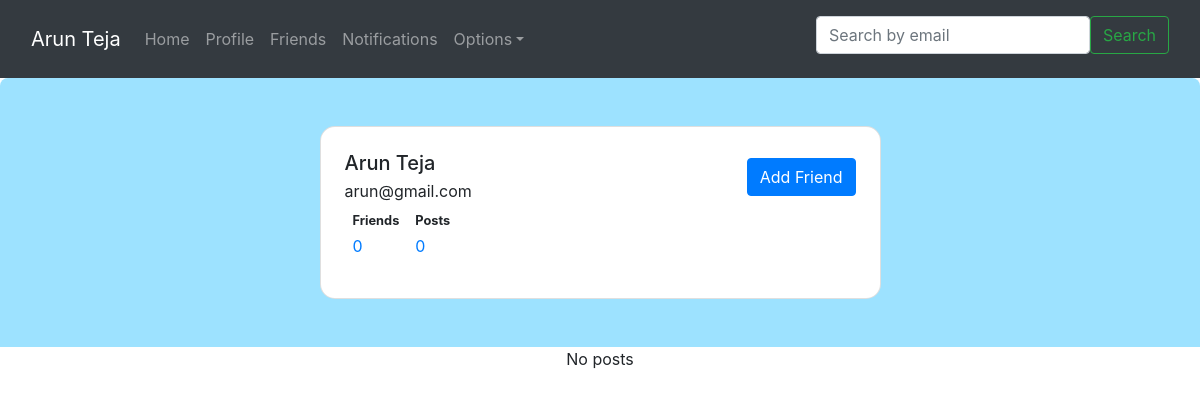
Page /profile/8/ (signed in) on the earlier database version.
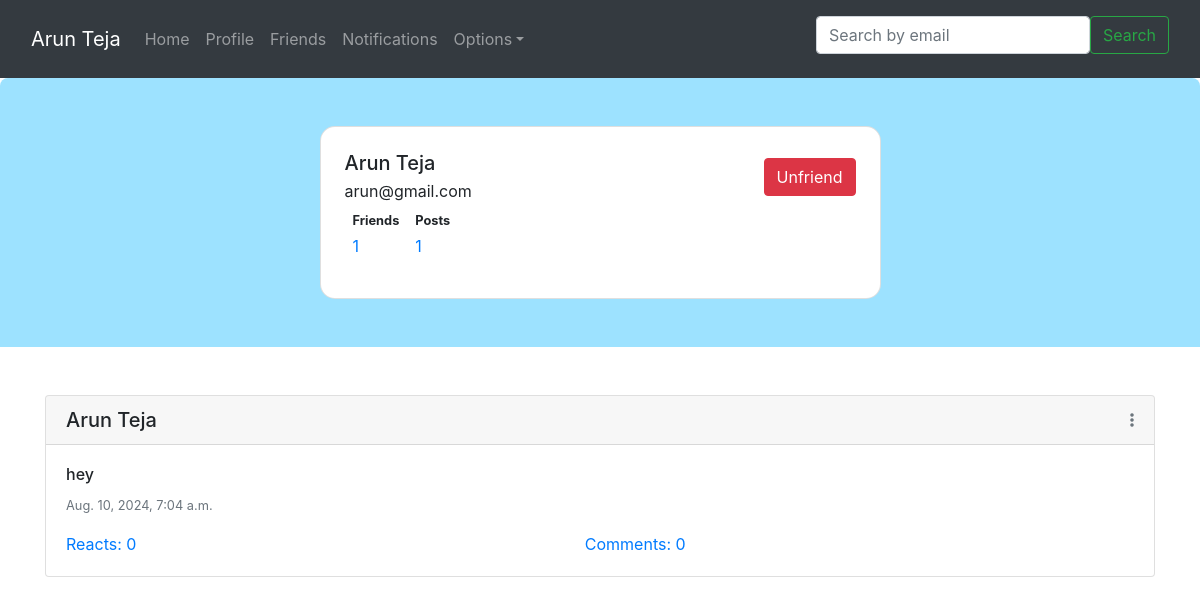
Same page on the later database version.
### Quotes/models.py (models this page shows, shortened)
class Posts(models.Model):
    user = models.ForeignKey(User, on_delete=models.CASCADE, related_name='posts')
    content = models.TextField()
    created_at = models.DateTimeField(auto_now_add=True)
    reactors = models.ManyToManyField(User, related_name='reacted_users', blank=True)
    comments = models.ManyToManyField(Comments, related_name='reacted_users', blank=True)
    def get_reacts_count(self):
        return len(self.reactors.all())
    def get_comments_count(self):
        return len(self.comments.all())

### Quotes/views.py (the view)
# urls.py: path('profile/<int:user_id>/', Profile, name = 'profile_with_id'),
@login_required(login_url= '/auth/login/')
def Profile(request, user_id = None):
    try:
        if user_id == None or user_id == request.user.id:
            user = User.objects.filter(email = request.user.email).first()
            posts = Posts.objects.filter(user = user).all().order_by('-created_at')
            context = {"name": request.user.get_full_name(),
            "username": request.user.username,
            "email": request.user.email,
            "posts": posts,
            "friends": FriendsList.objects.filter(user = user).first().friends.all()
            }
            return render(request, 'my_profile.html', context)
        else:
            user = User.objects.filter(id = user_id).first()
            are_friends =  FriendsList.objects.filter(user = request.user).first().are_friends(user)
            return render(request, 'profile_template.html', { "friends": FriendsList.objects.filter(user = user).first().friends.all(),
                'name': user.get_full_name(), "username": user.username, "email": user.email, "posts": Posts.objects.filter(user = user).all().order_by('-created_at'), "are_friends": are_friends, "friend_id": user_id})
    except Exception as e:
        return HttpResponse("User not found")

### Quotes/models.py (called while the page is built)
    def is_friend(self, friend):
        if friend in self.friends.all():
            return True
        return False

    def are_friends(self, friends_collection):
        if friends_collection is None:
            return False
        if isinstance(friends_collection, User):
            return self.is_friend(friends_collection)
        if hasattr(friends_collection, 'values_list'):
            mutual_friends = self.friends.filter(id__in=friends_collection.values_list('id', flat=True))
            return mutual_friends.exists()
        return False

### templates/profile_template.html (shortened to what this page needs)
{% extends 'Nav.html' %}
{% block pagecontent %}
<section class="w-100 px-4 py-5" style="background-color: #9de2ff; border-radius: .5rem .5rem 0 0;">
  <div class="row d-flex justify-content-center">
    <div class="col col-md-9 col-lg-7 col-xl-6">
      <div class="card" style="border-radius: 15px;">
        <div class="card-body p-4">
          <div class="d-flex justify-content-between align-items-center">
            <div>
              <h5 class="mb-1">{{ name }}</h5>
              <p class="mb-0">{{ username }}</p>
            </div>
            <div>
              <button class="friendActionButton btn {% if are_friends %}btn-danger{% else %}btn-primary{% endif %}"
                      data-are-friends="{{ are_friends }}"
                      data-friend-id="{{ friend_id }}">
                {% if are_friends %}
                  Unfriend
                {% else %}
                  Add Friend
                {% endif %}
              </button>
            </div>
          </div>
          <div class="d-flex justify-content-start rounded-3 p-2 mb-2 bg-body-tertiary">
            <div>
              <p class="small mb-1">
                <b>Friends</b>
              </p>
              <a href="#">
                <p class="mb-0">{{ friends|length }}</p>
              </a>
            </div>
            <div class="px-3">
              <p class="small mb-1">
                <b>Posts</b>
              </p>
              <a href="#">
                <p class="mb-0"> {{ posts|length }}</p>
              </a>
            </div>
          </div>
        </div>
      </div>
    </div>
  </div>
</section>
{% if posts %}
{% for post in posts %}
<div class="container mt-5">
  <div class="card">
    <div class="card-header d-flex justify-content-between align-items-center">
      <h5 class="m-0">{{ post.user.get_full_name }}</h5>
      <a href="#" data-toggle="modal" data-target="#optionsModal" class="text-muted" data-post-id="{{ post.id }}">
        <i class="fas fa-ellipsis-v"></i>
      </a>
    </div>
    <div class="card-body">
      <h6 class="card-title">{{ post.content }}</h6>
      <p class="card-text text-muted small">{{ post.created_at }}</p>
      <section class="button-section d-flex justify-content-start">
        <a class="card-body m-0 p-0" href="#">Reacts: {{ post.get_reacts_count }}</a>
        <a class="card-body m-0 p-0" href="#">Comments: {{ post.get_comments_count }}</a>
      </section>
    </div>
  </div>
</div>
{% endfor %}
{% else %}
<center>No posts</center>
{% endif %}
{% endblock %}

Differences in the rows shown:
added Posts: user.get_full_name "Arun Teja", content "hey", created_at "Aug. 10, 2024, 7:04 a.m.", get_reacts_count "0", get_comments_count "0"
Other differences:
{{ friends|length }}: "0" → "1"
{{ posts|length }}: "0" → "1"
text no longer shown: "Add Friend No posts"
text now shown: "Unfriend"
